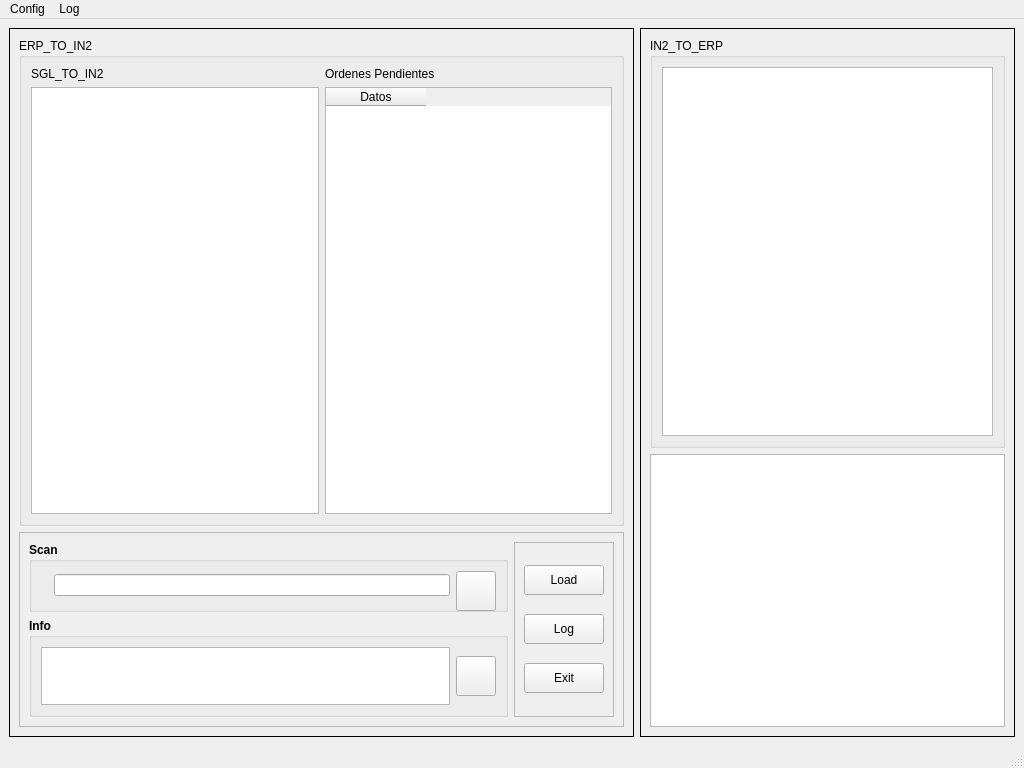
<?xml version="1.0" encoding="UTF-8"?>
<ui version="4.0">
 <class>In2ColaImpresionMono</class>
 <widget class="QMainWindow" name="In2ColaImpresionMono">
  <property name="geometry">
   <rect>
    <x>0</x>
    <y>0</y>
    <width>1024</width>
    <height>768</height>
   </rect>
  </property>
  <property name="sizePolicy">
   <sizepolicy hsizetype="Fixed" vsizetype="Fixed">
    <horstretch>0</horstretch>
    <verstretch>0</verstretch>
   </sizepolicy>
  </property>
  <property name="minimumSize">
   <size>
    <width>1024</width>
    <height>768</height>
   </size>
  </property>
  <property name="maximumSize">
   <size>
    <width>1024</width>
    <height>768</height>
   </size>
  </property>
  <property name="windowTitle">
   <string>In2 Cola Impresion</string>
  </property>
  <widget class="QWidget" name="centralwidget">
   <layout class="QGridLayout" name="gridLayout">
    <item row="0" column="1">
     <widget class="QFrame" name="frame_2">
      <property name="sizePolicy">
       <sizepolicy hsizetype="Preferred" vsizetype="Preferred">
        <horstretch>3</horstretch>
        <verstretch>1</verstretch>
       </sizepolicy>
      </property>
      <property name="frameShape">
       <enum>QFrame::Box</enum>
      </property>
      <property name="frameShadow">
       <enum>QFrame::Plain</enum>
      </property>
      <layout class="QGridLayout" name="gridLayout_2">
       <item row="1" column="0">
        <widget class="QGraphicsView" name="m_gv">
         <property name="sizePolicy">
          <sizepolicy hsizetype="Expanding" vsizetype="Expanding">
           <horstretch>0</horstretch>
           <verstretch>2</verstretch>
          </sizepolicy>
         </property>
        </widget>
       </item>
       <item row="0" column="0">
        <widget class="QGroupBox" name="m_gbTableOut">
         <property name="sizePolicy">
          <sizepolicy hsizetype="Preferred" vsizetype="Preferred">
           <horstretch>0</horstretch>
           <verstretch>3</verstretch>
          </sizepolicy>
         </property>
         <property name="title">
          <string>IN2_TO_ERP</string>
         </property>
         <layout class="QVBoxLayout" name="verticalLayout">
          <item>
           <widget class="QTableWidget" name="m_twDataOut">
            <property name="sizePolicy">
             <sizepolicy hsizetype="Expanding" vsizetype="Expanding">
              <horstretch>0</horstretch>
              <verstretch>1</verstretch>
             </sizepolicy>
            </property>
           </widget>
          </item>
         </layout>
        </widget>
       </item>
      </layout>
     </widget>
    </item>
    <item row="0" column="0">
     <widget class="QFrame" name="frame">
      <property name="sizePolicy">
       <sizepolicy hsizetype="Preferred" vsizetype="Preferred">
        <horstretch>5</horstretch>
        <verstretch>1</verstretch>
       </sizepolicy>
      </property>
      <property name="frameShape">
       <enum>QFrame::Box</enum>
      </property>
      <property name="frameShadow">
       <enum>QFrame::Plain</enum>
      </property>
      <layout class="QGridLayout" name="gridLayout_5">
       <item row="0" column="0">
        <widget class="QGroupBox" name="m_gbTableIn">
         <property name="title">
          <string>ERP_TO_IN2</string>
         </property>
         <layout class="QGridLayout" name="gridLayout_3">
          <item row="1" column="1">
           <widget class="QTableWidget" name="m_twCurrentData">
            <property name="sizePolicy">
             <sizepolicy hsizetype="Expanding" vsizetype="Expanding">
              <horstretch>0</horstretch>
              <verstretch>1</verstretch>
             </sizepolicy>
            </property>
            <column>
             <property name="text">
              <string>Datos</string>
             </property>
            </column>
           </widget>
          </item>
          <item row="1" column="0">
           <widget class="QTableWidget" name="m_twData">
            <property name="sizePolicy">
             <sizepolicy hsizetype="Expanding" vsizetype="Expanding">
              <horstretch>0</horstretch>
              <verstretch>1</verstretch>
             </sizepolicy>
            </property>
           </widget>
          </item>
          <item row="0" column="0">
           <widget class="QLabel" name="label_2">
            <property name="text">
             <string>SGL_TO_IN2</string>
            </property>
           </widget>
          </item>
          <item row="0" column="1">
           <widget class="QLabel" name="label_3">
            <property name="text">
             <string>Ordenes Pendientes</string>
            </property>
           </widget>
          </item>
         </layout>
        </widget>
       </item>
       <item row="1" column="0">
        <widget class="QFrame" name="frame_4">
         <property name="maximumSize">
          <size>
           <width>16777215</width>
           <height>195</height>
          </size>
         </property>
         <property name="frameShape">
          <enum>QFrame::StyledPanel</enum>
         </property>
         <property name="frameShadow">
          <enum>QFrame::Raised</enum>
         </property>
         <layout class="QHBoxLayout" name="horizontalLayout">
          <item>
           <layout class="QVBoxLayout" name="verticalLayout_3">
            <item>
             <widget class="QGroupBox" name="groupBox">
              <property name="sizePolicy">
               <sizepolicy hsizetype="Preferred" vsizetype="Preferred">
                <horstretch>0</horstretch>
                <verstretch>0</verstretch>
               </sizepolicy>
              </property>
              <property name="maximumSize">
               <size>
                <width>16777215</width>
                <height>70</height>
               </size>
              </property>
              <property name="font">
               <font>
                <weight>75</weight>
                <bold>true</bold>
               </font>
              </property>
              <property name="title">
               <string>Scan</string>
              </property>
              <layout class="QGridLayout" name="gridLayout_4">
               <item row="0" column="0">
                <widget class="QLabel" name="label">
                 <property name="text">
                  <string/>
                 </property>
                </widget>
               </item>
               <item row="0" column="1">
                <widget class="QLineEdit" name="m_leScanBarcode">
                 <property name="alignment">
                  <set>Qt::AlignCenter</set>
                 </property>
                 <property name="readOnly">
                  <bool>false</bool>
                 </property>
                </widget>
               </item>
               <item row="0" column="2">
                <widget class="QPushButton" name="m_pbLoadScan">
                 <property name="minimumSize">
                  <size>
                   <width>40</width>
                   <height>40</height>
                  </size>
                 </property>
                 <property name="maximumSize">
                  <size>
                   <width>40</width>
                   <height>40</height>
                  </size>
                 </property>
                 <property name="text">
                  <string/>
                 </property>
                 <property name="icon">
                  <iconset resource="../../In2Apps/In2SinglePass/SinglePass/shared.qrc">
                   <normaloff>:/res/images/supermarket10.png</normaloff>:/res/images/supermarket10.png</iconset>
                 </property>
                </widget>
               </item>
              </layout>
             </widget>
            </item>
            <item>
             <widget class="QGroupBox" name="groupBox_2">
              <property name="sizePolicy">
               <sizepolicy hsizetype="Preferred" vsizetype="Preferred">
                <horstretch>0</horstretch>
                <verstretch>0</verstretch>
               </sizepolicy>
              </property>
              <property name="maximumSize">
               <size>
                <width>16777215</width>
                <height>150</height>
               </size>
              </property>
              <property name="font">
               <font>
                <weight>75</weight>
                <bold>true</bold>
               </font>
              </property>
              <property name="title">
               <string>Info</string>
              </property>
              <layout class="QGridLayout" name="gridLayout_6">
               <item row="0" column="0">
                <widget class="QTextEdit" name="m_teMessage"/>
               </item>
               <item row="0" column="1">
                <widget class="QPushButton" name="m_pbClearInfoMessage">
                 <property name="minimumSize">
                  <size>
                   <width>40</width>
                   <height>40</height>
                  </size>
                 </property>
                 <property name="maximumSize">
                  <size>
                   <width>40</width>
                   <height>40</height>
                  </size>
                 </property>
                 <property name="text">
                  <string/>
                 </property>
                 <property name="icon">
                  <iconset resource="../../In2Apps/In2SinglePass/SinglePass/shared.qrc">
                   <normaloff>:/res/images/Cancel_32x32.png</normaloff>:/res/images/Cancel_32x32.png</iconset>
                 </property>
                </widget>
               </item>
              </layout>
             </widget>
            </item>
           </layout>
          </item>
          <item>
           <widget class="QFrame" name="frame_3">
            <property name="maximumSize">
             <size>
              <width>16777215</width>
              <height>100000</height>
             </size>
            </property>
            <property name="frameShape">
             <enum>QFrame::StyledPanel</enum>
            </property>
            <property name="frameShadow">
             <enum>QFrame::Raised</enum>
            </property>
            <layout class="QVBoxLayout" name="verticalLayout_2">
             <item>
              <widget class="QPushButton" name="m_pbLoad">
               <property name="minimumSize">
                <size>
                 <width>0</width>
                 <height>30</height>
                </size>
               </property>
               <property name="text">
                <string>Load</string>
               </property>
               <property name="icon">
                <iconset resource="../../In2Apps/In2SinglePass/SinglePass/shared.qrc">
                 <normaloff>:/res/images/db_update.png</normaloff>:/res/images/db_update.png</iconset>
               </property>
               <property name="iconSize">
                <size>
                 <width>32</width>
                 <height>32</height>
                </size>
               </property>
              </widget>
             </item>
             <item>
              <widget class="QPushButton" name="m_pbLog">
               <property name="minimumSize">
                <size>
                 <width>0</width>
                 <height>30</height>
                </size>
               </property>
               <property name="text">
                <string>Log</string>
               </property>
               <property name="icon">
                <iconset resource="../../In2Apps/In2SinglePass/SinglePass/shared.qrc">
                 <normaloff>:/res/images/edit.png</normaloff>:/res/images/edit.png</iconset>
               </property>
               <property name="iconSize">
                <size>
                 <width>32</width>
                 <height>32</height>
                </size>
               </property>
              </widget>
             </item>
             <item>
              <widget class="QPushButton" name="m_pbExit">
               <property name="minimumSize">
                <size>
                 <width>0</width>
                 <height>30</height>
                </size>
               </property>
               <property name="text">
                <string>Exit</string>
               </property>
               <property name="icon">
                <iconset resource="../../In2Apps/In2SinglePass/SinglePass/shared.qrc">
                 <normaloff>:/res/images/Ok_32x32.png</normaloff>:/res/images/Ok_32x32.png</iconset>
               </property>
               <property name="iconSize">
                <size>
                 <width>32</width>
                 <height>32</height>
                </size>
               </property>
              </widget>
             </item>
            </layout>
           </widget>
          </item>
         </layout>
        </widget>
       </item>
      </layout>
     </widget>
    </item>
   </layout>
  </widget>
  <widget class="QMenuBar" name="menubar">
   <property name="geometry">
    <rect>
     <x>0</x>
     <y>0</y>
     <width>1024</width>
     <height>21</height>
    </rect>
   </property>
   <widget class="QMenu" name="menuConfig_ERP">
    <property name="title">
     <string>Config</string>
    </property>
    <addaction name="actionERP"/>
    <addaction name="actionLoad_Config"/>
    <addaction name="actionExit"/>
   </widget>
   <widget class="QMenu" name="menuLog">
    <property name="title">
     <string>Log</string>
    </property>
    <addaction name="actionShow_Log"/>
   </widget>
   <addaction name="menuConfig_ERP"/>
   <addaction name="menuLog"/>
  </widget>
  <widget class="QStatusBar" name="statusbar"/>
  <action name="actionERP">
   <property name="text">
    <string>ERP</string>
   </property>
  </action>
  <action name="actionLoad_Config">
   <property name="text">
    <string>Load Config</string>
   </property>
  </action>
  <action name="actionExit">
   <property name="text">
    <string>Exit</string>
   </property>
  </action>
  <action name="actionShow_Log">
   <property name="text">
    <string>Show Log</string>
   </property>
  </action>
 </widget>
 <resources>
  <include location="../../In2Apps/In2SinglePass/SinglePass/shared.qrc"/>
 </resources>
 <connections/>
</ui>
